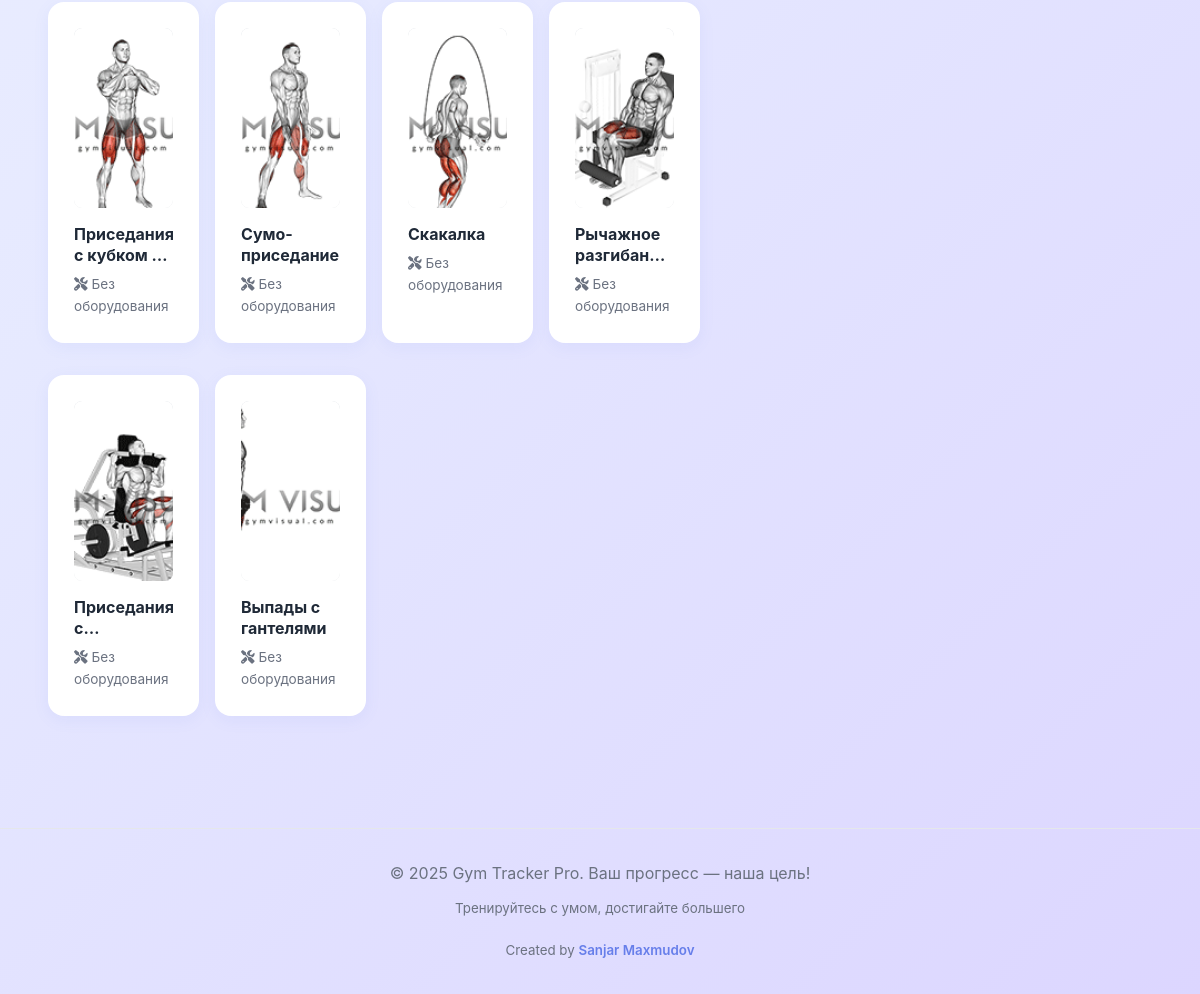
Before: /workouts/7/add-exercise/ (signed in, lower part) with the older database file.
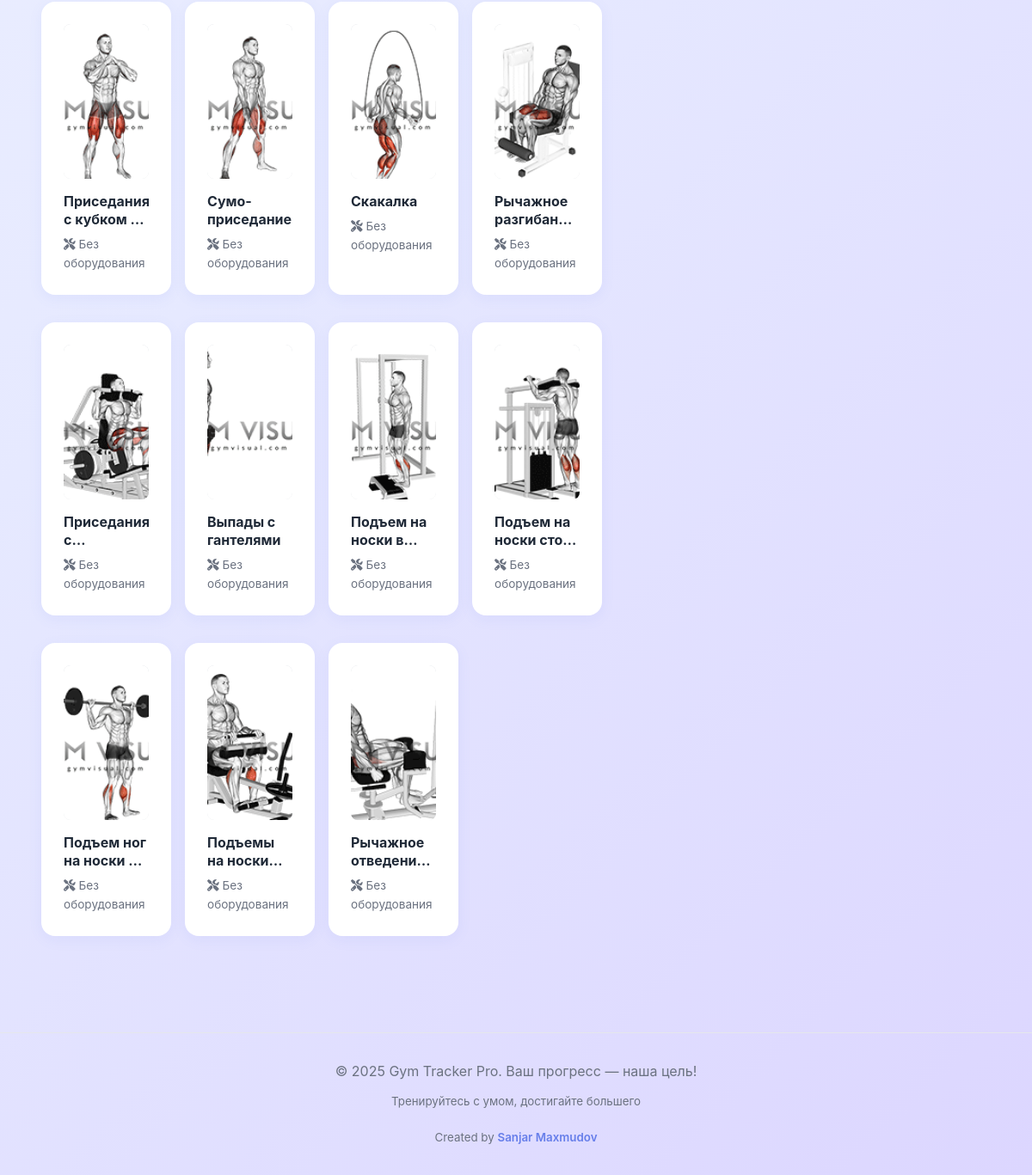
After: the same page with the newer database file.
### exercises/models.py (models this page shows, shortened)
class Exercise(models.Model):
    name = models.CharField(max_length=150)
    category = models.ForeignKey(
        ExerciseCategory,
        on_delete=models.CASCADE,
        related_name='exercises'
    )
    gif_file = models.FileField(upload_to='exercises/', blank=True, null=True, help_text='Загрузи свой GIF файл')
    gif_url = models.URLField(blank=True, help_text='Или укажи ссылку на GIF')
    equipment = models.CharField(max_length=100, blank=True)
    def get_gif(self):
        if self.gif_file:
            return self.gif_file.url
        return self.gif_url

### workouts/views.py (the view, shortened to what this page needs)
# urls.py: path('workouts/<int:pk>/add-exercise/', views.add_workout_exercise, name='add-exercise'),
@login_required
def add_workout_exercise(request, pk):
    workout_day = get_object_or_404(WorkoutDay, pk=pk, user=request.user)
    superset_group_param = request.GET.get('superset_group') or request.POST.get('superset_group')
    if workout_day.categories.exists():
        categories = workout_day.categories.all()
    else:
        categories = ExerciseCategory.objects.all()
    exercises_by_category = {}
    for category in categories:
        exercises_by_category[category] = category.exercises.all()
    return render(request, 'workouts/add_exercise.html', {
        'workout_day': workout_day,
        'exercises_by_category': exercises_by_category,
        'superset_group': superset_group_param
    })

### workouts/templates/workouts/add_exercise.html (shortened to what this page needs)
{% extends 'base.html' %}
{% load static %}
{% block extra_css %}
<link rel="stylesheet" href="{% static 'css/add_exercise.css' %}">
{% endblock %}
{% block content %}
<div class="fade-in">
    <div class="add-exercise-layout">
        {% if not editing_exercise %}
        <div class="exercises-list">
            {% for category, exercises in exercises_by_category.items %}
                {% if exercises %}
                <div class="category-section">
                    <div class="grid">
                        {% for exercise in exercises %}
                        {% with gif=exercise.get_gif %}
                        <div class="card exercise-card exercise-selectable" onclick="selectExercise({{ exercise.id }}, '{{ exercise.name|escapejs }}', '{{ gif|escapejs }}')">
                            <div class="exercise-media-container">
                                {% if gif %}
                                    {% if '.mp4' in gif or 'video' in gif %}
                                    <video autoplay loop muted playsinline class="exercise-media">
                                        <source src="{{ gif }}" type="video/mp4">
                                    </video>
                                    {% else %}
                                    <img src="{{ gif }}" alt="{{ exercise.name }}" class="exercise-media">
                                    {% endif %}
                                {% else %}
                                <div class="exercise-placeholder">
                                    <i class="fas fa-image"></i>
                                    <p>Нет медиа</p>
                                </div>
                                {% endif %}
                            </div>
                            <h4 class="mb-1 exercise-title-compact" title="{{ exercise.name }}">{{ exercise.name }}</h4>
                            <p class="exercise-equipment"><i class="fas fa-tools"></i> {{ exercise.equipment|default:"Без оборудования" }}</p>
                        </div>
                        {% endwith %}
                        {% endfor %}
                    </div>
                </div>
                {% endif %}
            {% endfor %}
        </div>
        {% endif %}
    </div>
</div>
{% endblock %}

Changed rows visible on the page:
added Exercise: shows a picture, name "Подъем на носки…", equipment "Без оборудования"
added Exercise: shows a picture, name "Подъем на носки…", equipment "Без оборудования"
added Exercise: shows a picture, name "Подъем ног на носки…", equipment "Без оборудования"
added Exercise: shows a picture, name "Подъемы на…", equipment "Без оборудования"
added Exercise: shows a picture, name "Рычажное…", equipment "Без оборудования"
